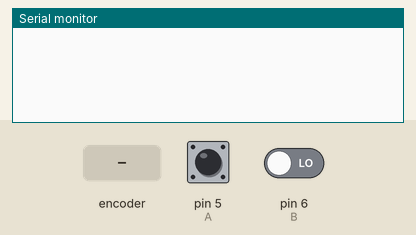
Recording of a sketch running on a simulated Arduino Uno, built with avr-gcc and run on an emulated ATmega328P. Shown: the last lines printed to the serial monitor. Inputs (shaded band) come from the test bench; at power-on: pin 5 (A) HIGH, pin 6 (B) LOW.

Above: at 1.2 s.
1.3 s: rotary encoder on pin 5 (A) / pin 6 (B) turned 1 step (first pin leading)
At 3.5 s:
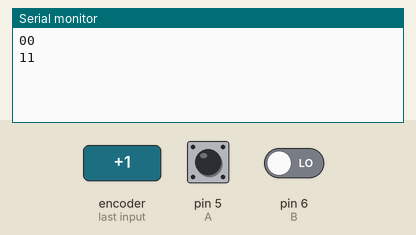
3.8 s: rotary encoder on pin 5 (A) / pin 6 (B) turned 1 step (first pin leading)
At 5.4 s:
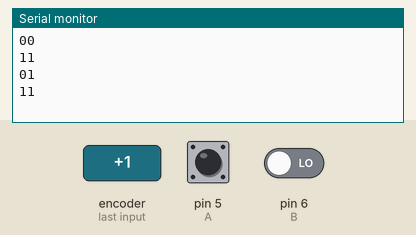
Timing chart, 0 to 6.9 s (numbered marks = the images above; inputs shaded):
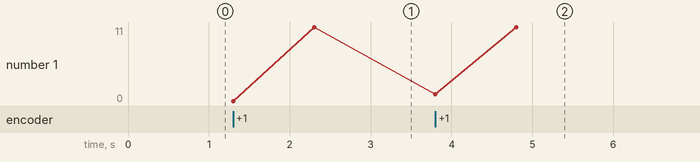

The sketch:

encoder.ino
```cpp
int A =5;
int B=6;
int ValueA=0;
int ValueB=0;
int currentStateCLKA;
int previousStateCLKA;
int currentStateCLKB;
int previousStateCLKB;
String encdir="";
String str = ",";

void setup() {
  // put your setup code here, to run once:
Serial.begin(9600);
pinMode(A,INPUT);
previousStateCLKA=digitalRead(A);
previousStateCLKB=digitalRead(B);

}

void loop() {
currentStateCLKA=digitalRead(A);
currentStateCLKB=digitalRead(A);

ValueA=digitalRead(A);
ValueB=digitalRead(B);
if ((currentStateCLKA!=previousStateCLKA) && (currentStateCLKB!=previousStateCLKB))
{
//Serial.print("Direction: ");
//Serial.print(encdir);
//Serial.print("---Value ");

//Serial.println("ValueA : ");

Serial.print(ValueA);
//Serial.print(str);
Serial.println(ValueB);

//Serial.println("ValueB : ");
//Serial.println("\n");
delay(1000);

}
previousStateCLKA=currentStateCLKA;
previousStateCLKB=currentStateCLKB;


}
```

Measured:
- after the input at 1.3 s, the serial monitor: prints a new line at once (image 1)
- after the input at 3.8 s, the serial monitor: prints a new line at once (image 2)
